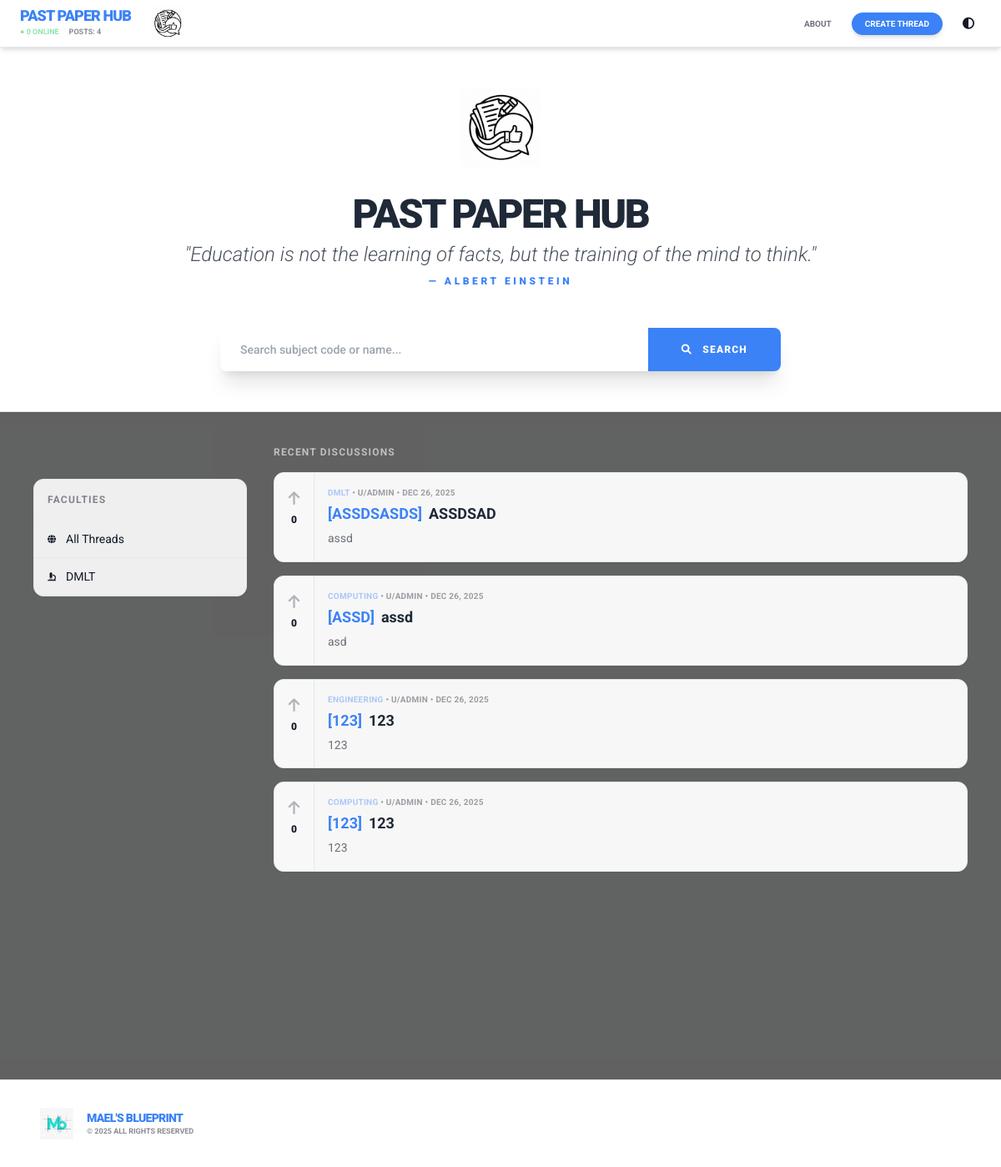
The page / on the database its author committed.
### app.py (models this page shows)
class Thread(db.Model):
    id = db.Column(db.Integer, primary_key=True)
    faculty = db.Column(db.String(50))
    subject_code = db.Column(db.String(20))
    subject_name = db.Column(db.String(100))
    content = db.Column(db.Text)
    file_path = db.Column(db.String(200), nullable=True)
    author = db.Column(db.String(20))
    date_posted = db.Column(db.DateTime, default=lambda: datetime.now(timezone.utc))
    votes = db.relationship('Vote', backref='thread', cascade="all, delete-orphan")
    comments = db.relationship('Comment', backref='thread', cascade="all, delete-orphan")

### app.py (the view)
@app.route('/')
def index():
    search_query = request.args.get('search')
    faculty_filter = request.args.get('faculty')
    query = Thread.query
    if faculty_filter: query = query.filter_by(faculty=faculty_filter)
    if search_query:
        query = query.filter((Thread.subject_code.ilike(f'%{search_query}%')) | (Thread.subject_name.ilike(f'%{search_query}%')))
    threads = query.order_by(Thread.date_posted.desc()).all()
    return render_template('index.html', threads=threads)

### app.py (called while the page is built)
@app.context_processor
def inject_globals():
    user_votes = []
    if 'user' in session:
        v_list = Vote.query.filter_by(user_id=session['user']).all()
        user_votes = [f"t{v.thread_id}" if v.thread_id else f"c{v.comment_id}" for v in v_list]
    return dict(
        uv=user_votes,
        total_posts=Thread.query.count(),
        total_votes=Vote.query.count(),
        online_users=active_users,
        site_name="Mael's Blueprint"
    )

### templates/index.html (shortened to what this page needs)
<!DOCTYPE html>
<html lang="en">
<head>
    <script src="https://cdn.tailwindcss.com"></script>
    <link rel="stylesheet" href="https://cdnjs.cloudflare.com/ajax/libs/font-awesome/6.0.0/css/all.min.css">
</head>
<body class="bg-gray-100 dark:bg-[#030303] text-gray-900 dark:text-[#D7DADC] min-h-screen flex flex-col transition-colors">
    <nav class="sticky top-0 z-50 bg-white dark:bg-[#1A1A1B] border-b dark:border-[#343536] px-6 py-2 flex justify-between items-center shadow-md">
        <div class="flex items-center gap-6">
            <div class="flex flex-col cursor-pointer" onclick="location.href='/'">
                <h1 class="font-black text-lg text-blue-500 leading-none uppercase tracking-tighter">Past Paper Hub</h1>
                <div class="flex gap-3 text-[9px] font-bold opacity-50 uppercase mt-1">
                    <span class="text-green-500">● <span id="online-count">{{ online_users }}</span> Online</span>
                    <span>Posts: {{ total_posts }}</span>
                </div>
            </div>
            <img src="{{ url_for('static', filename='logo.png') }}" class="w-10 h-10 object-contain">
        </div>
        <div class="flex items-center gap-4">
            <a href="/about" class="text-[10px] font-bold uppercase opacity-60 hover:opacity-100 transition-all mr-2">About</a>
            <a href="/create-thread" class="bg-blue-500 hover:bg-blue-600 text-white px-4 py-1.5 rounded-full text-[10px] font-bold uppercase shadow-md transition-all">Create Thread</a>
            <button onclick="toggleDarkMode()" class="p-2 rounded-full hover:bg-gray-100 dark:hover:bg-gray-800 transition-colors">
                <i class="fas fa-adjust text-sm"></i>
            </button>
        </div>
    </nav>
    <div class="bg-white dark:bg-[#1A1A1B] border-b dark:border-[#343536] py-12 shadow-sm z-10">
        <div class="max-w-6xl mx-auto px-6 text-center space-y-6 flex flex-col items-center">
            <div class="flex justify-center mb-2">
                <img src="{{ url_for('static', filename='logo.png') }}" alt="Logo 1" class="w-24 h-24 object-contain animate-fade">
            </div>
            <div class="space-y-2">
                <h2 class="text-3xl md:text-5xl font-black tracking-tighter uppercase text-gray-800 dark:text-white mb-2">Past Paper Hub</h2>
                <h3 id="quote-text" class="text-xl md:text-2xl font-light italic opacity-80 text-gray-800 dark:text-white">"Loading inspiration..."</h3>
                <p id="quote-author" class="text-xs font-black text-blue-500 uppercase tracking-[0.3em]"></p>
            </div>
            <div class="pt-6 flex w-full max-w-2xl mx-auto">
                <form action="/" method="GET" class="flex w-full group shadow-xl rounded-lg overflow-hidden">
                    <input type="text" name="search" placeholder="Search subject code or name..." value="{{ request.args.get('search', '') }}"
                           class="flex-1 border-none dark:bg-black px-6 py-4 outline-none focus:ring-2 focus:ring-blue-500 transition-all text-sm font-medium">
                    <button class="bg-blue-500 text-white px-10 py-4 text-xs font-black uppercase hover:bg-blue-600 transition-colors tracking-widest">
                        <i class="fas fa-search mr-2"></i> Search
                    </button>
                </form>
            </div>
        </div>
    </div>
    <div class="video-background-container">
        <main class="relative z-10 max-w-6xl mx-auto mt-10 px-4 grid grid-cols-12 gap-8 pb-10 w-full">
            <aside class="col-span-12 md:col-span-3">
                <div class="bg-white/90 dark:bg-[#1A1A1B]/90 backdrop-blur-sm rounded-xl border dark:border-[#343536] overflow-hidden shadow-sm sticky top-20">
                    <div class="p-4 border-b dark:border-[#343536] font-bold text-xs uppercase opacity-50 tracking-widest">Faculties</div>
                    <div class="flex flex-col">
                        <a href="/" class="flex items-center gap-3 px-4 py-3 text-sm hover:bg-gray-50 dark:hover:bg-gray-800 border-b dark:border-[#343536] transition">
                            <i class="fas fa-globe text-[10px]"></i> All Threads
                        </a>
                        <a href="/?faculty=DMLT" class="flex items-center gap-3 px-4 py-3 text-sm hover:bg-gray-50 dark:hover:bg-gray-800 border-b dark:border-[#343536] transition">
                            <i class="fas fa-microscope text-[10px]"></i> DMLT
                        </a>
                    </div>
                </div>
            </aside>
            <div class="col-span-12 md:col-span-9">
                <h3 class="text-xs font-bold uppercase text-white/60 mb-4 tracking-widest">
                    Recent Discussions
                </h3>
                {% for t in threads %}
                <div class="bg-white/95 dark:bg-[#1A1A1B]/95 backdrop-blur-sm rounded-xl border dark:border-[#343536] flex mb-4 overflow-hidden shadow-sm hover:border-blue-500 transition cursor-pointer group" onclick="location.href='/thread/{{t.id}}'">
                    <div class="w-12 bg-gray-50/50 dark:bg-[#151516]/50 flex flex-col items-center py-4 gap-1 border-r dark:border-[#343536]" onclick="event.stopPropagation()">
                        <i class="fas fa-arrow-up text-lg opacity-30"></i>
                        <span class="text-xs font-black">{{ t.votes|length }}</span>
                    </div>
                    <div class="p-4 flex-1">
                        <div class="text-[10px] font-bold opacity-40 uppercase tracking-wide">
                            <span class="text-blue-500">{{ t.faculty }}</span> • u/{{ t.author }} • {{ t.date_posted.strftime('%b %d, %Y') }}
                        </div>
                        <h2 class="text-lg font-bold mt-1 text-gray-800 dark:text-gray-100 flex items-center gap-2">
                            <span class="text-blue-500">[{{ t.subject_code }}]</span> {{ t.subject_name }}
                        </h2>
                        <p class="text-sm opacity-60 mt-1 line-clamp-2 leading-relaxed">{{ t.content }}</p>
                    </div>
                </div>
                {% endfor %}
            </div>
        </main>
    </div>
    <footer class="bg-white dark:bg-[#1A1A1B] border-t dark:border-[#343536] py-8 z-10">
        <div class="max-w-6xl mx-auto px-6 flex flex-col md:flex-row justify-between items-center gap-4">
            <div class="flex items-center gap-4">
                <img src="{{ url_for('static', filename='logo2.png') }}" class="w-10 h-10 object-contain">
                <div class="flex flex-col">
                    <h2 class="font-black text-sm text-blue-500 uppercase tracking-tighter">Mael's Blueprint</h2>
                    <p class="text-[9px] font-bold opacity-50 uppercase">© 2025 All Rights Reserved</p>
                </div>
            </div>
        </div>
    </footer>
</body>
</html>

### templates/index.html (style rules this page uses)
body { font-family: 'Roboto', sans-serif; }
.line-clamp-2 { display: -webkit-box; -webkit-line-clamp: 2; -webkit-box-orient: vertical; overflow: hidden; }
.animate-fade { animation: fade-pulse 3s infinite ease-in-out; }
.video-background-container { position: relative; width: 100%; min-height: 100vh; overflow: hidden; }

### rows shown on the page
Thread: votes|length "0", faculty "DMLT", author "ADMIN", date_posted "DEC 26, 2025", subject_code "ASSDSASDS", subject_name "ASSDSAD", content "assd"
Thread: votes|length "0", faculty "COMPUTING", author "ADMIN", date_posted "DEC 26, 2025", subject_code "ASSD", subject_name "assd", content "asd"
Thread: votes|length "0", faculty "ENGINEERING", author "ADMIN", date_posted "DEC 26, 2025", subject_code "123", subject_name "123", content "123"
Thread: votes|length "0", faculty "COMPUTING", author "ADMIN", date_posted "DEC 26, 2025", subject_code "123", subject_name "123", content "123"

### other values the page prints
{{ online_users }} "0"
{{ total_posts }} "4"
